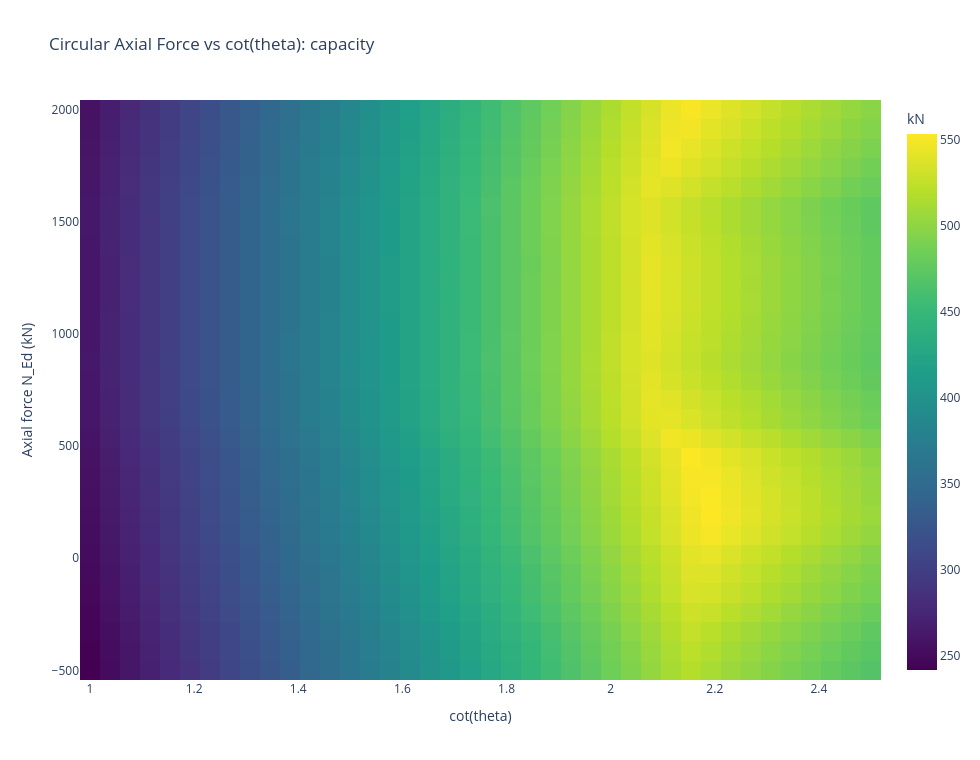

Notebook source saved alongside this figure:
### Markdown cell above
### 6.1 Other Metrics

### Code cell
fig_cap = viewer.plot_force_cot_theta_contour(
    load_case=load_case,
    N_min=-500.0,
    N_max=2000.0,
    n_axial=30,
    n_cot=40,
    metric="capacity",
    show=False,
)
fig_cap

### Figure 1 — Plotly figure (JSON) as saved in the notebook; plotly's stock layout.template omitted (floating-point values rounded to 4 significant figures; data arrays with more than 128 entries replaced by an {"elided": "..."} marker saying what was removed)
{"data": [{"colorbar": {"title": {"text": "kN"}}, "colorscale": [[0, "#440154"], [0.1111, "#482878"], [0.2222, "#3e4989"], [0.3333, "#31688e"], [0.4444, "#26828e"], [0.5556, "#1f9e89"], [0.6667, "#35b779"], [0.7778, "#6ece58"], [0.8889, "#b5de2b"], [1, "#fde725"]], "hovertemplate": "cot(theta): %{x:.3f}<br>N_Ed: %{y:.1f} kN<br>capacity: %{z:.3f}<extra></extra>", "name": "capacity", "type": "heatmap", "x": [1.0, 1.038, 1.077, 1.115, 1.154, 1.192, 1.231, 1.269, 1.308, 1.346, 1.385, 1.423, 1.462, 1.5, 1.538, 1.577, 1.615, 1.654, 1.692, 1.731, 1.769, 1.808, 1.846, 1.885, 1.923, 1.962, 2.0, 2.038, 2.077, 2.115, 2.154, 2.192, 2.231, 2.269, 2.308, 2.346, 2.385, 2.423, 2.462, 2.5], "y": [-500.0, -413.8, -327.6, -241.4, -155.2, -68.97, 17.24, 103.4, 189.7, 275.9, 362.1, 448.3, 534.5, 620.7, 706.9, 793.1, 879.3, 965.5, 1052.0, 1138.0, 1224.0, 1310.0, 1397.0, 1483.0, 1569.0, 1655.0, 1741.0, 1828.0, 1914.0, 2000.0], "z": {"elided": "30x40 float values"}}], "layout": {"height": 760, "title": {"text": "Circular Axial Force vs cot(theta): capacity"}, "width": 980, "xaxis": {"title": {"text": "cot(theta)"}}, "yaxis": {"title": {"text": "Axial force N_Ed (kN)"}}}}
